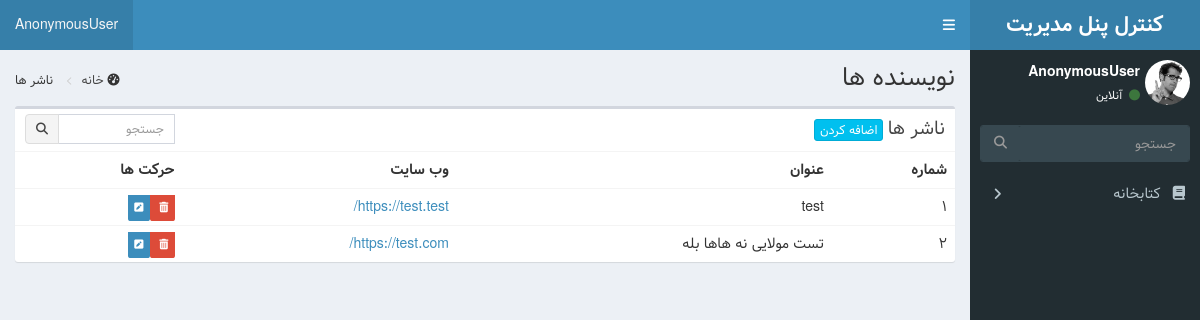
Before: /admin_panel/publishers/ with the older database file.
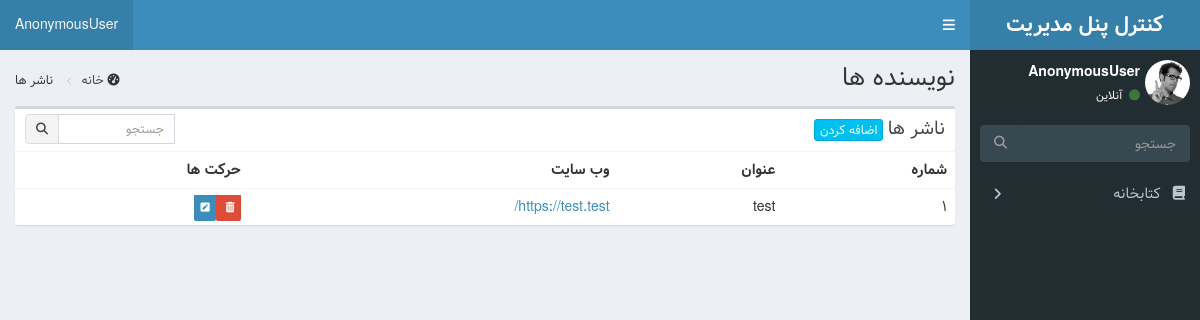
After: the same page with the newer database file.
### library/models.py (models this page shows, shortened)
class Publishers(models.Model):
    title = models.CharField(max_length=50, verbose_name="عنوان")
    website = models.URLField(verbose_name="وب سایت")

### admin_panel/views.py (the view)
# urls.py: path("publishers/", views.PublishersListView.as_view(), name="publishers_admin"),
class PublishersListView(ListView):
    template_name = "admin_panel/publishers/publishers_list.html"
    model = models.Publishers
    context_object_name = "publishers"

### admin_panel/templates/admin_panel/publishers/publishers_list.html (shortened to what this page needs)
{% extends 'admin_panel/basic.html' %}
{% block content %}
<section class="content-header">
    <h1>
        نویسنده ها
    </h1>
    <ol class="breadcrumb">
        <li><i class="fa fa-dashboard"></i> <a href="{% url "admin" %}"> خانه </a></li>
        <li> ناشر ها</li>
    </ol>
</section>
<section class="content">
    <div class="row">
        <div class="col-xs-12">
            <div class="box">
                <div class="box-header">
                    <h3 class="box-title"> ناشر ها</h3>
                    <div class="box-tools">
                        <form class="input-group input-group-sm" style="width: 150px;" action="{%url 'author_search'%}"
                            method="post">
                            <input type="search" name='search' class="form-control pull-right" placeholder="جستجو">
                            <div class="input-group-btn">
                                <button type="submit" class="btn btn-default"><i class="fa fa-search"></i></button>
                            </div>
                        </form>
                    </div>
                    <a class="btn btn-info btn-xs" href="{% url 'publishers_create' %}">اضافه کردن</a>
                </div>
                <div class="box-body table-responsive no-padding">
                    <table class="table table-hover">
                        <tbody>
                            <tr>
                                <th>شماره</th>
                                <th>عنوان</th>
                                <th>وب سایت</th>
                                <th>حرکت ها</th>
                            </tr>
                            {% for publisher in publishers %}
                            <tr>
                                <td>{{publisher.id}}</td>
                                <td>{{publisher.title}}</td>
                                <td><a href="{{publisher.website}}">{{publisher.website}}</a></td>
                                <td>
                                    <a href="{%url 'publisher_delete' publisher.pk%}" class="label-danger">
                                        <span class="label label-danger">
                                            <i class="fa fa-trash"></i>
                                        </span>
                                    </a>
                                    <a href="{%url 'publisher_update' publisher.pk%}" class="label-primary">
                                        <span class="label label-primary">
                                            <i class="fa  fa-pencil-square"></i>
                                        </span>
                                    </a>
                                </td>
                            </tr>
                            {% endfor %}
                        </tbody>
                    </table>
                </div>
            </div>
        </div>
    </div>
</section>
{% endblock content %}

### admin_panel/templates/admin_panel/basic.html (shortened to what this page needs)
{% load static %}
<!DOCTYPE html>
<html>
<head>
  <link rel="stylesheet" href="{% static 'admin_panel/dist/css/bootstrap-theme.css' %}">
  <link rel="stylesheet" href="{% static 'admin_panel/dist/css/rtl.css' %}">
  <link rel="stylesheet" href="{% static 'admin_panel/bower_components/font-awesome/css/font-awesome.min.css' %}">
  <link rel="stylesheet" href="{% static 'admin_panel/bower_components/Ionicons/css/ionicons.min.css' %}">
  <link rel="stylesheet" href="{% static 'admin_panel/dist/css/AdminLTE.css' %}">
  <link rel="stylesheet" href="{% static 'admin_panel/dist/css/skins/skin-blue.min.css' %}">
  <link rel="stylesheet" href="{% static 'admin_panel/dist/css/custom.css' %}">
</head>
<body class="hold-transition skin-blue sidebar-mini">
  <div class="wrapper">
    <header class="main-header">
      <a href="index2.html" class="logo">
        <span class="logo-lg"><b>کنترل پنل مدیریت</b></span>
      </a>
      <nav class="navbar navbar-static-top">
        <a href="#" class="sidebar-toggle" data-toggle="push-menu" role="button">
        </a>
        <div class="navbar-custom-menu">
          <ul class="nav navbar-nav">
            <li class="user user-menu">
              <a class="dropdown-toggle" data-toggle="dropdown">
                <span class="hidden-xs">{{request.user}}</span>
              </a>
            </li>
          </ul>
        </div>
      </nav>
    </header>
    <aside class="main-sidebar">
      <section class="sidebar">
        <div class="user-panel">
          <div class="pull-right image">
            <img src="{% static 'admin_panel/dist/img/user2-160x160.jpg' %}" class="img-circle" alt="User Image">
          </div>
          <div class="pull-right info">
            <p>{{request.user}}</p>
            <a><i class="fa fa-circle text-success"></i> آنلاین</a>
          </div>
        </div>
        <form action="#" method="get" class="sidebar-form">
          <div class="input-group">
            <input type="text" name="q" class="form-control" placeholder="جستجو">
            <span class="input-group-btn">
              <button type="submit" name="search" id="search-btn" class="btn btn-flat"><i class="fa fa-search"></i>
              </button>
            </span>
          </div>
        </form>
        <ul class="sidebar-menu" data-widget="tree">
          <li class="treeview">
            <a href="#"><i class="fa fa-book"></i> <span>کتابخانه</span>
              <span class="pull-left-container">
                <i class="fa fa-angle-right pull-left"></i>
              </span>
            </a>
          </li>
        </ul>
      </section>
    </aside>
    <div class="content-wrapper">
      {% block content %}{% endblock content %}
    </div>
  </div>
</body>
</html>

Changed rows visible on the page:
removed Publishers: id "2", title "تست مولایی نه هاها بله", website "https://test.com/"
